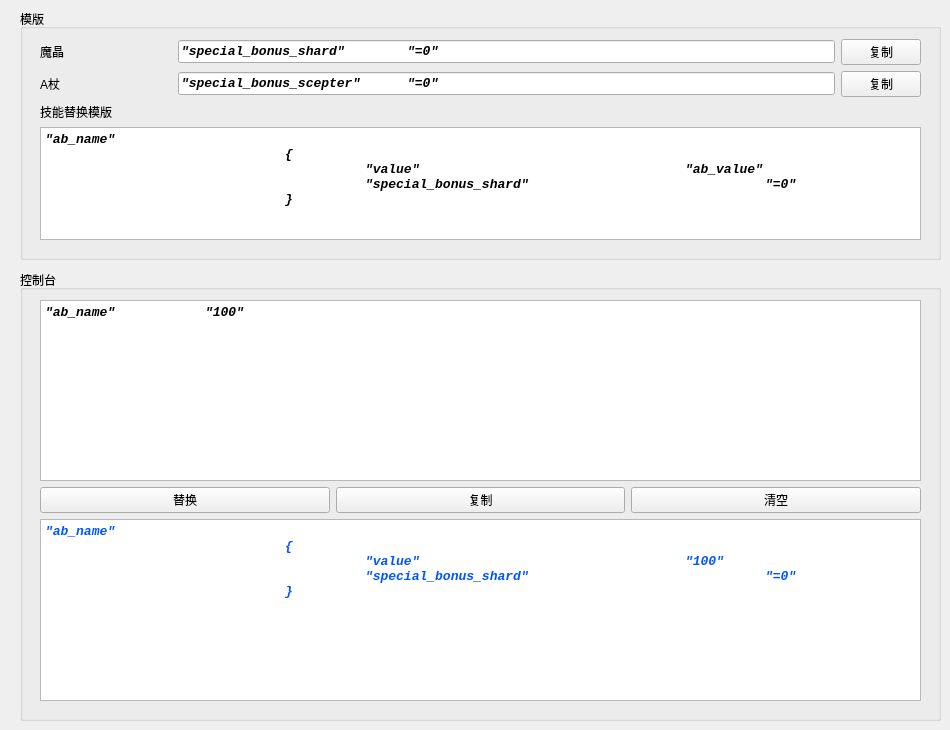
   <widget class="QWidget" name="tab_2">
    <attribute name="title">
     <string>魔晶技能</string>
    </attribute>
    <widget class="QGroupBox" name="groupBox_10">
     <property name="geometry">
      <rect>
       <x>20</x>
       <y>9</y>
       <width>921</width>
       <height>251</height>
      </rect>
     </property>
     <property name="title">
      <string>模版</string>
     </property>
     <widget class="QWidget" name="layoutWidget">
      <property name="geometry">
       <rect>
        <x>20</x>
        <y>30</y>
        <width>881</width>
        <height>201</height>
       </rect>
      </property>
      <layout class="QVBoxLayout" name="verticalLayout_9">
       <item>
        <layout class="QHBoxLayout" name="horizontalLayout_17" stretch="1,5,0">
         <item>
          <widget class="QLabel" name="label_17">
           <property name="text">
            <string>魔晶</string>
           </property>
          </widget>
         </item>
         <item>
          <widget class="QLineEdit" name="lineEdit_6">
           <property name="font">
            <font>
             <family>Consolas</family>
             <pointsize>10</pointsize>
             <italic>true</italic>
             <bold>true</bold>
            </font>
           </property>
           <property name="text">
            <string>&quot;special_bonus_shard&quot;        &quot;=0&quot;</string>
           </property>
          </widget>
         </item>
         <item>
          <widget class="QPushButton" name="pushButton_6">
           <property name="text">
            <string>复制</string>
           </property>
          </widget>
         </item>
        </layout>
       </item>
       <item>
        <layout class="QHBoxLayout" name="horizontalLayout_18" stretch="1,5,0">
         <item>
          <widget class="QLabel" name="label_18">
           <property name="text">
            <string>A杖</string>
           </property>
          </widget>
         </item>
         <item>
          <widget class="QLineEdit" name="lineEdit_7">
           <property name="font">
            <font>
             <family>Consolas</family>
             <pointsize>10</pointsize>
             <italic>true</italic>
             <bold>true</bold>
            </font>
           </property>
           <property name="text">
            <string>&quot;special_bonus_scepter&quot;      &quot;=0&quot;</string>
           </property>
          </widget>
         </item>
         <item>
          <widget class="QPushButton" name="pushButton_7">
           <property name="text">
            <string>复制</string>
           </property>
          </widget>
         </item>
        </layout>
       </item>
       <item>
        <layout class="QVBoxLayout" name="verticalLayout_8">
         <item>
          <widget class="QLabel" name="label_19">
           <property name="text">
            <string>技能替换模版</string>
           </property>
          </widget>
         </item>
         <item>
          <widget class="QTextEdit" name="textEdit">
           <property name="font">
            <font>
             <family>Consolas</family>
             <pointsize>10</pointsize>
             <italic>true</italic>
             <bold>true</bold>
            </font>
           </property>
           <property name="styleSheet">
            <string notr="true"/>
           </property>
           <property name="html">
            <string>&lt;!DOCTYPE HTML PUBLIC &quot;-//W3C//DTD HTML 4.0//EN&quot; &quot;http://www.w3.org/TR/REC-html40/strict.dtd&quot;&gt;
&lt;html&gt;&lt;head&gt;&lt;meta name=&quot;qrichtext&quot; content=&quot;1&quot; /&gt;&lt;meta charset=&quot;utf-8&quot; /&gt;&lt;style type=&quot;text/css&quot;&gt;
p, li { white-space: pre-wrap; }
hr { height: 1px; border-width: 0; }
li.unchecked::marker { content: &quot;\2610&quot;; }
li.checked::marker { content: &quot;\2612&quot;; }
&lt;/style&gt;&lt;/head&gt;&lt;body style=&quot; font-family:'Consolas'; font-size:10pt; font-weight:700; font-style:italic;&quot;&gt;
&lt;p style=&quot; margin-top:0px; margin-bottom:0px; margin-left:0px; margin-right:0px; -qt-block-indent:0; text-indent:0px;&quot;&gt;&lt;span style=&quot; font-weight:696;&quot;&gt;&amp;quot;ab_name&amp;quot;&lt;/span&gt;&lt;/p&gt;
&lt;p style=&quot; margin-top:0px; margin-bottom:0px; margin-left:0px; margin-right:0px; -qt-block-indent:0; text-indent:0px;&quot;&gt;&lt;span style=&quot; font-weight:696;&quot;&gt;			{&lt;/span&gt;&lt;/p&gt;
&lt;p style=&quot; margin-top:0px; margin-bottom:0px; margin-left:0px; margin-right:0px; -qt-block-indent:0; text-indent:0px;&quot;&gt;&lt;span style=&quot; font-weight:696;&quot;&gt;				&amp;quot;value&amp;quot;				&amp;quot;ab_value&amp;quot;&lt;/span&gt;&lt;/p&gt;
&lt;p style=&quot; margin-top:0px; margin-bottom:0px; margin-left:0px; margin-right:0px; -qt-block-indent:0; text-indent:0px;&quot;&gt;&lt;span style=&quot; font-weight:696;&quot;&gt;				&amp;quot;special_bonus_shard&amp;quot;			&amp;quot;=0&amp;quot;&lt;/span&gt;&lt;/p&gt;
&lt;p style=&quot; margin-top:0px; margin-bottom:0px; margin-left:0px; margin-right:0px; -qt-block-indent:0; text-indent:0px;&quot;&gt;&lt;span style=&quot; font-weight:696;&quot;&gt;			}&lt;/span&gt;&lt;/p&gt;&lt;/body&gt;&lt;/html&gt;</string>
           </property>
          </widget>
         </item>
        </layout>
       </item>
      </layout>
     </widget>
    </widget>
    <widget class="QGroupBox" name="groupBox_11">
     <property name="geometry">
      <rect>
       <x>20</x>
       <y>270</y>
       <width>921</width>
       <height>451</height>
      </rect>
     </property>
     <property name="title">
      <string>控制台</string>
     </property>
     <widget class="QWidget" name="layoutWidget">
      <property name="geometry">
       <rect>
        <x>20</x>
        <y>30</y>
        <width>881</width>
        <height>401</height>
       </rect>
      </property>
      <layout class="QVBoxLayout" name="verticalLayout_10">
       <item>
        <widget class="QTextEdit" name="textEdit_2">
         <property name="font">
          <font>
           <family>Consolas</family>
           <pointsize>10</pointsize>
           <italic>true</italic>
           <bold>true</bold>
          </font>
         </property>
         <property name="html">
          <string>&lt;!DOCTYPE HTML PUBLIC &quot;-//W3C//DTD HTML 4.0//EN&quot; &quot;http://www.w3.org/TR/REC-html40/strict.dtd&quot;&gt;
&lt;html&gt;&lt;head&gt;&lt;meta name=&quot;qrichtext&quot; content=&quot;1&quot; /&gt;&lt;meta charset=&quot;utf-8&quot; /&gt;&lt;style type=&quot;text/css&quot;&gt;
p, li { white-space: pre-wrap; }
hr { height: 1px; border-width: 0; }
li.unchecked::marker { content: &quot;\2610&quot;; }
li.checked::marker { content: &quot;\2612&quot;; }
&lt;/style&gt;&lt;/head&gt;&lt;body style=&quot; font-family:'Consolas'; font-size:10pt; font-weight:700; font-style:italic;&quot;&gt;
&lt;p style=&quot; margin-top:0px; margin-bottom:0px; margin-left:0px; margin-right:0px; -qt-block-indent:0; text-indent:0px;&quot;&gt;&lt;span style=&quot; font-weight:696;&quot;&gt;&amp;quot;ab_name&amp;quot;		&amp;quot;100&amp;quot;&lt;/span&gt;&lt;/p&gt;&lt;/body&gt;&lt;/html&gt;</string>
         </property>
        </widget>
       </item>
       <item>
        <layout class="QHBoxLayout" name="horizontalLayout_19">
         <item>
          <widget class="QPushButton" name="pushButton_9">
           <property name="text">
            <string>替换</string>
           </property>
          </widget>
         </item>
         <item>
          <widget class="QPushButton" name="pushButton_10">
           <property name="text">
            <string>复制</string>
           </property>
          </widget>
         </item>
         <item>
          <widget class="QPushButton" name="pushButton_8">
           <property name="text">
            <string>清空</string>
           </property>
          </widget>
         </item>
        </layout>
       </item>
       <item>
        <widget class="QTextEdit" name="textEdit_3">
         <property name="font">
          <font>
           <family>Consolas</family>
           <pointsize>10</pointsize>
           <italic>true</italic>
           <bold>true</bold>
          </font>
         </property>
         <property name="styleSheet">
          <string notr="true">color: rgb(0, 85, 255);</string>
         </property>
         <property name="html">
          <string>&lt;!DOCTYPE HTML PUBLIC &quot;-//W3C//DTD HTML 4.0//EN&quot; &quot;http://www.w3.org/TR/REC-html40/strict.dtd&quot;&gt;
&lt;html&gt;&lt;head&gt;&lt;meta name=&quot;qrichtext&quot; content=&quot;1&quot; /&gt;&lt;meta charset=&quot;utf-8&quot; /&gt;&lt;style type=&quot;text/css&quot;&gt;
p, li { white-space: pre-wrap; }
hr { height: 1px; border-width: 0; }
li.unchecked::marker { content: &quot;\2610&quot;; }
li.checked::marker { content: &quot;\2612&quot;; }
&lt;/style&gt;&lt;/head&gt;&lt;body style=&quot; font-family:'Consolas'; font-size:10pt; font-weight:700; font-style:italic;&quot;&gt;
&lt;p style=&quot; margin-top:0px; margin-bottom:0px; margin-left:0px; margin-right:0px; -qt-block-indent:0; text-indent:0px;&quot;&gt;&lt;span style=&quot; font-weight:696;&quot;&gt;&amp;quot;ab_name&amp;quot;&lt;/span&gt;&lt;/p&gt;
&lt;p style=&quot; margin-top:0px; margin-bottom:0px; margin-left:0px; margin-right:0px; -qt-block-indent:0; text-indent:0px;&quot;&gt;&lt;span style=&quot; font-weight:696;&quot;&gt;			{&lt;/span&gt;&lt;/p&gt;
&lt;p style=&quot; margin-top:0px; margin-bottom:0px; margin-left:0px; margin-right:0px; -qt-block-indent:0; text-indent:0px;&quot;&gt;&lt;span style=&quot; font-weight:696;&quot;&gt;				&amp;quot;value&amp;quot;				&amp;quot;100&amp;quot;&lt;/span&gt;&lt;/p&gt;
&lt;p style=&quot; margin-top:0px; margin-bottom:0px; margin-left:0px; margin-right:0px; -qt-block-indent:0; text-indent:0px;&quot;&gt;&lt;span style=&quot; font-weight:696;&quot;&gt;				&amp;quot;special_bonus_shard&amp;quot;			&amp;quot;=0&amp;quot;&lt;/span&gt;&lt;/p&gt;
&lt;p style=&quot; margin-top:0px; margin-bottom:0px; margin-left:0px; margin-right:0px; -qt-block-indent:0; text-indent:0px;&quot;&gt;&lt;span style=&quot; font-weight:696;&quot;&gt;			}&lt;/span&gt;&lt;/p&gt;&lt;/body&gt;&lt;/html&gt;</string>
         </property>
        </widget>
       </item>
      </layout>
     </widget>
    </widget>
   </widget>
